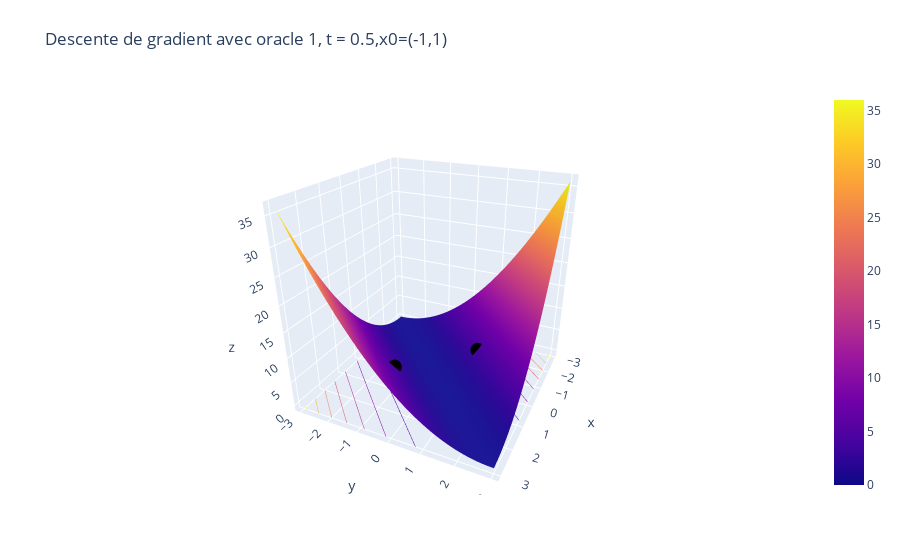

Notebook source saved alongside this figure:
### Code cell
visualisation(oracle_1,-3,3,np.array(Listes["oracle 1, t=0.5"]),'Descente de gradient avec oracle 1, t = 0.5,x0=(-1,1)')
